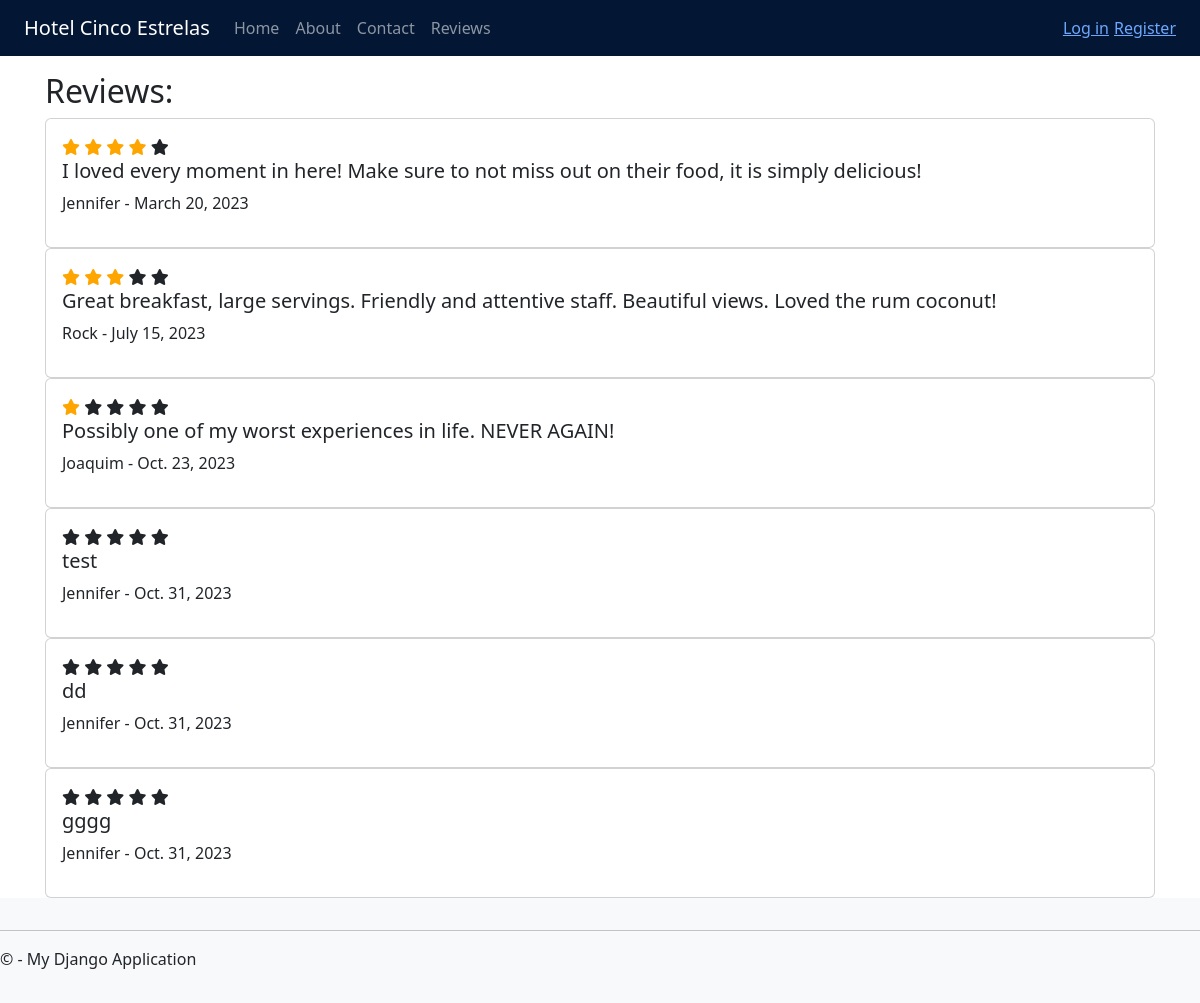
The app's page /reviews/ with its own data.
### app/models.py (models this page shows, shortened)
class Review(models.Model):
    user = models.ForeignKey(User, on_delete=models.CASCADE)
    review = models.CharField(max_length=500, null=False)
    date = models.DateField(null=False)
    rating = models.PositiveIntegerField(validators=[MinValueValidator(0), MaxValueValidator(5)], default=0, blank=False, null=False)
    def __str__(self):
        return self.review

class User(models.Model):
    name = models.CharField(max_length=100)
    email = models.EmailField(max_length=100, unique=True)
    password = models.CharField(max_length=20)
    phone = models.CharField(max_length=9)
    address = models.CharField(max_length=100)
    birthdate = models.DateField()
    rooms = models.ManyToManyField('Room', through='Booking')
    objects = UserManager()

### app/views.py (the view, shortened to what this page needs)
# urls.py: path('reviews/', views.reviews, name='reviews'),
def reviews(request):
    params = {
        'title': 'Reviews',
        'reviews': Review.objects.all(),
        'form': review_insert_form()
    }
    return render(request, 'reviews.html', params)

### app/templates/reviews.html (shortened to what this page needs)
{% extends "layout.html" %}
{% block content %}
    <h2>{{ title }}:</h2>
    {% for review in reviews %}
        <div class="card">
            <div class="card-body">
                <span class="fa fa-star {% if review.rating > 0 %} checked {% endif %}"></span>
                <span class="fa fa-star {% if review.rating > 1 %} checked {% endif %}"></span>
                <span class="fa fa-star {% if review.rating > 2 %} checked {% endif %}"></span>
                <span class="fa fa-star {% if review.rating > 3 %} checked {% endif %}" ></span>
                <span class="fa fa-star {% if review.rating > 4 %} checked {% endif %}"></span>
                <h5>{{ review }}</h5>
                <p>{{ review.user.name }} - {{ review.date }}</p>
            </div>
        </div>
    {% endfor %}
{% endblock %}

### app/templates/layout.html (shortened to what this page needs)
<!doctype html>
<html lang="en">
<head>
    {% load static %}
    <link rel="stylesheet" type="text/css" href="{% static 'css/bootstrap.min.css' %}"/>
    <link rel="stylesheet" type="text/css" href="{% static 'css/site.css' %}"/>
    <link href="{% static 'fontawesomefree/css/fontawesome.css' %}" rel="stylesheet" type="text/css">
    <link href="{% static 'fontawesomefree/css/brands.css' %}" rel="stylesheet" type="text/css">
    <link href="{% static 'fontawesomefree/css/solid.css' %}" rel="stylesheet" type="text/css">
</head>
<body>
<nav class="navbar navbar-expand-md navbar-dark fixed-top bg-primary-subtle z-3" data-bs-theme="dark">
    <div class="ms-4">
        <a class="navbar-brand" href="{% url 'index' %}">Hotel Cinco Estrelas</a>
    </div>
    <div class="collapse navbar-collapse" id="navbarDefault">
        <ul class="navbar-nav me-auto">
            <li class="nav-item {% if request.path == '/index/' %}active{% endif %}">
                <a class="nav-link" href="{% url 'index' %}">Home</a>
            </li>
            <li class="nav-item {% if request.path == '/about/' %}active{% endif %}">
                <a class="nav-link" href="{% url 'about' %}">About</a>
            </li>
            <li class="nav-item {% if request.path == '/contact/' %}active{% endif %}">
                <a class="nav-link" href="{% url 'contact' %}">Contact</a>
            </li>
            <li class="nav-item {% if request.path == '/reviews/' %}active{% endif %}">
                <a class="nav-link" href="{% url 'reviews' %}">Reviews</a>
            </li>
        </ul>
        {% include 'loginpartial.html' %}
    </div>
</nav>
<main role="main" class="flex flex-grow-1">
    <div class="container body-content">
        {% block content %} {% endblock %}
    </div>
</main>
<footer class="footer mt-auto py-3 bg-light z-3">
    <hr/>
    <p>&copy; {{ year }} - My Django Application</p>
</footer>
</body>
</html>

### app/templates/loginpartial.html
{% if user.is_authenticated %}
<form id="logoutForm" action="/accounts/logout" method="post" class="navbar-right">
    {% csrf_token %}
    <ul class="nav navbar-nav navbar-right flex flex-row align-items-center me-4">
        <li><span class="navbar-brand">Welcome back {{ user.username }}!</span></li>
        <li><a href="javascript:document.getElementById('logoutForm').submit()">Log off</a></li>
    </ul>
</form>
{% else %}
<ul class="nav navbar-nav navbar-right me-4">
    <li style="padding-right: 5px"><a href="{% url 'login' %}">Log in</a></li>
    <li><a href="{% url 'register' %}">Register</a></li>
</ul>
{% endif %}

### app/static/css/site.css (style rules this page uses)
.body-content { padding-left: 15px; padding-right: 15px; }
.checked { color: orange; }

### records on screen
Review: rating 4 (drawn), review "I loved every moment in here! Make sure to not miss out on their food, it is simply delicious!", user.name "Jennifer", date "March 20, 2023"
Review: rating 3 (drawn), review "Great breakfast, large servings. Friendly and attentive staff. Beautiful views. Loved the rum coconut!", user.name "Rock", date "July 15, 2023"
Review: rating 1 (drawn), review "Possibly one of my worst experiences in life. NEVER AGAIN!", user.name "Joaquim", date "Oct. 23, 2023"
Review: rating 0 (drawn), review "test", user.name "Jennifer", date "Oct. 31, 2023"
Review: rating 0 (drawn), review "dd", user.name "Jennifer", date "Oct. 31, 2023"
Review: rating 0 (drawn), review "gggg", user.name "Jennifer", date "Oct. 31, 2023"

### other values on screen
{{ title }} "Reviews"
